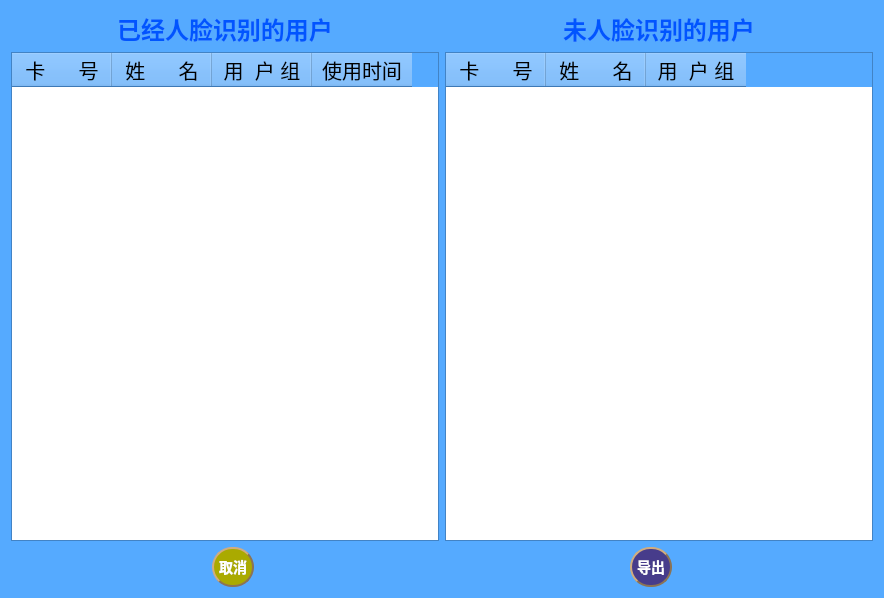
<?xml version="1.0" encoding="UTF-8"?>
<ui version="4.0">
 <class>Dialog</class>
 <widget class="QDialog" name="Dialog">
  <property name="geometry">
   <rect>
    <x>0</x>
    <y>0</y>
    <width>884</width>
    <height>598</height>
   </rect>
  </property>
  <property name="palette">
   <palette>
    <active>
     <colorrole role="WindowText">
      <brush brushstyle="SolidPattern">
       <color alpha="255">
        <red>0</red>
        <green>0</green>
        <blue>0</blue>
       </color>
      </brush>
     </colorrole>
     <colorrole role="Button">
      <brush brushstyle="SolidPattern">
       <color alpha="255">
        <red>85</red>
        <green>170</green>
        <blue>255</blue>
       </color>
      </brush>
     </colorrole>
     <colorrole role="Light">
      <brush brushstyle="SolidPattern">
       <color alpha="255">
        <red>212</red>
        <green>234</green>
        <blue>255</blue>
       </color>
      </brush>
     </colorrole>
     <colorrole role="Midlight">
      <brush brushstyle="SolidPattern">
       <color alpha="255">
        <red>148</red>
        <green>202</green>
        <blue>255</blue>
       </color>
      </brush>
     </colorrole>
     <colorrole role="Dark">
      <brush brushstyle="SolidPattern">
       <color alpha="255">
        <red>42</red>
        <green>85</green>
        <blue>127</blue>
       </color>
      </brush>
     </colorrole>
     <colorrole role="Mid">
      <brush brushstyle="SolidPattern">
       <color alpha="255">
        <red>57</red>
        <green>113</green>
        <blue>170</blue>
       </color>
      </brush>
     </colorrole>
     <colorrole role="Text">
      <brush brushstyle="SolidPattern">
       <color alpha="255">
        <red>0</red>
        <green>0</green>
        <blue>0</blue>
       </color>
      </brush>
     </colorrole>
     <colorrole role="BrightText">
      <brush brushstyle="SolidPattern">
       <color alpha="255">
        <red>255</red>
        <green>255</green>
        <blue>255</blue>
       </color>
      </brush>
     </colorrole>
     <colorrole role="ButtonText">
      <brush brushstyle="SolidPattern">
       <color alpha="255">
        <red>0</red>
        <green>0</green>
        <blue>0</blue>
       </color>
      </brush>
     </colorrole>
     <colorrole role="Base">
      <brush brushstyle="SolidPattern">
       <color alpha="255">
        <red>255</red>
        <green>255</green>
        <blue>255</blue>
       </color>
      </brush>
     </colorrole>
     <colorrole role="Window">
      <brush brushstyle="SolidPattern">
       <color alpha="255">
        <red>85</red>
        <green>170</green>
        <blue>255</blue>
       </color>
      </brush>
     </colorrole>
     <colorrole role="Shadow">
      <brush brushstyle="SolidPattern">
       <color alpha="255">
        <red>0</red>
        <green>0</green>
        <blue>0</blue>
       </color>
      </brush>
     </colorrole>
     <colorrole role="AlternateBase">
      <brush brushstyle="SolidPattern">
       <color alpha="255">
        <red>170</red>
        <green>212</green>
        <blue>255</blue>
       </color>
      </brush>
     </colorrole>
     <colorrole role="ToolTipBase">
      <brush brushstyle="SolidPattern">
       <color alpha="255">
        <red>255</red>
        <green>255</green>
        <blue>220</blue>
       </color>
      </brush>
     </colorrole>
     <colorrole role="ToolTipText">
      <brush brushstyle="SolidPattern">
       <color alpha="255">
        <red>0</red>
        <green>0</green>
        <blue>0</blue>
       </color>
      </brush>
     </colorrole>
     <colorrole role="PlaceholderText">
      <brush brushstyle="SolidPattern">
       <color alpha="128">
        <red>0</red>
        <green>0</green>
        <blue>0</blue>
       </color>
      </brush>
     </colorrole>
    </active>
    <inactive>
     <colorrole role="WindowText">
      <brush brushstyle="SolidPattern">
       <color alpha="255">
        <red>0</red>
        <green>0</green>
        <blue>0</blue>
       </color>
      </brush>
     </colorrole>
     <colorrole role="Button">
      <brush brushstyle="SolidPattern">
       <color alpha="255">
        <red>85</red>
        <green>170</green>
        <blue>255</blue>
       </color>
      </brush>
     </colorrole>
     <colorrole role="Light">
      <brush brushstyle="SolidPattern">
       <color alpha="255">
        <red>212</red>
        <green>234</green>
        <blue>255</blue>
       </color>
      </brush>
     </colorrole>
     <colorrole role="Midlight">
      <brush brushstyle="SolidPattern">
       <color alpha="255">
        <red>148</red>
        <green>202</green>
        <blue>255</blue>
       </color>
      </brush>
     </colorrole>
     <colorrole role="Dark">
      <brush brushstyle="SolidPattern">
       <color alpha="255">
        <red>42</red>
        <green>85</green>
        <blue>127</blue>
       </color>
      </brush>
     </colorrole>
     <colorrole role="Mid">
      <brush brushstyle="SolidPattern">
       <color alpha="255">
        <red>57</red>
        <green>113</green>
        <blue>170</blue>
       </color>
      </brush>
     </colorrole>
     <colorrole role="Text">
      <brush brushstyle="SolidPattern">
       <color alpha="255">
        <red>0</red>
        <green>0</green>
        <blue>0</blue>
       </color>
      </brush>
     </colorrole>
     <colorrole role="BrightText">
      <brush brushstyle="SolidPattern">
       <color alpha="255">
        <red>255</red>
        <green>255</green>
        <blue>255</blue>
       </color>
      </brush>
     </colorrole>
     <colorrole role="ButtonText">
      <brush brushstyle="SolidPattern">
       <color alpha="255">
        <red>0</red>
        <green>0</green>
        <blue>0</blue>
       </color>
      </brush>
     </colorrole>
     <colorrole role="Base">
      <brush brushstyle="SolidPattern">
       <color alpha="255">
        <red>255</red>
        <green>255</green>
        <blue>255</blue>
       </color>
      </brush>
     </colorrole>
     <colorrole role="Window">
      <brush brushstyle="SolidPattern">
       <color alpha="255">
        <red>85</red>
        <green>170</green>
        <blue>255</blue>
       </color>
      </brush>
     </colorrole>
     <colorrole role="Shadow">
      <brush brushstyle="SolidPattern">
       <color alpha="255">
        <red>0</red>
        <green>0</green>
        <blue>0</blue>
       </color>
      </brush>
     </colorrole>
     <colorrole role="AlternateBase">
      <brush brushstyle="SolidPattern">
       <color alpha="255">
        <red>170</red>
        <green>212</green>
        <blue>255</blue>
       </color>
      </brush>
     </colorrole>
     <colorrole role="ToolTipBase">
      <brush brushstyle="SolidPattern">
       <color alpha="255">
        <red>255</red>
        <green>255</green>
        <blue>220</blue>
       </color>
      </brush>
     </colorrole>
     <colorrole role="ToolTipText">
      <brush brushstyle="SolidPattern">
       <color alpha="255">
        <red>0</red>
        <green>0</green>
        <blue>0</blue>
       </color>
      </brush>
     </colorrole>
     <colorrole role="PlaceholderText">
      <brush brushstyle="SolidPattern">
       <color alpha="128">
        <red>0</red>
        <green>0</green>
        <blue>0</blue>
       </color>
      </brush>
     </colorrole>
    </inactive>
    <disabled>
     <colorrole role="WindowText">
      <brush brushstyle="SolidPattern">
       <color alpha="255">
        <red>42</red>
        <green>85</green>
        <blue>127</blue>
       </color>
      </brush>
     </colorrole>
     <colorrole role="Button">
      <brush brushstyle="SolidPattern">
       <color alpha="255">
        <red>85</red>
        <green>170</green>
        <blue>255</blue>
       </color>
      </brush>
     </colorrole>
     <colorrole role="Light">
      <brush brushstyle="SolidPattern">
       <color alpha="255">
        <red>212</red>
        <green>234</green>
        <blue>255</blue>
       </color>
      </brush>
     </colorrole>
     <colorrole role="Midlight">
      <brush brushstyle="SolidPattern">
       <color alpha="255">
        <red>148</red>
        <green>202</green>
        <blue>255</blue>
       </color>
      </brush>
     </colorrole>
     <colorrole role="Dark">
      <brush brushstyle="SolidPattern">
       <color alpha="255">
        <red>42</red>
        <green>85</green>
        <blue>127</blue>
       </color>
      </brush>
     </colorrole>
     <colorrole role="Mid">
      <brush brushstyle="SolidPattern">
       <color alpha="255">
        <red>57</red>
        <green>113</green>
        <blue>170</blue>
       </color>
      </brush>
     </colorrole>
     <colorrole role="Text">
      <brush brushstyle="SolidPattern">
       <color alpha="255">
        <red>42</red>
        <green>85</green>
        <blue>127</blue>
       </color>
      </brush>
     </colorrole>
     <colorrole role="BrightText">
      <brush brushstyle="SolidPattern">
       <color alpha="255">
        <red>255</red>
        <green>255</green>
        <blue>255</blue>
       </color>
      </brush>
     </colorrole>
     <colorrole role="ButtonText">
      <brush brushstyle="SolidPattern">
       <color alpha="255">
        <red>42</red>
        <green>85</green>
        <blue>127</blue>
       </color>
      </brush>
     </colorrole>
     <colorrole role="Base">
      <brush brushstyle="SolidPattern">
       <color alpha="255">
        <red>85</red>
        <green>170</green>
        <blue>255</blue>
       </color>
      </brush>
     </colorrole>
     <colorrole role="Window">
      <brush brushstyle="SolidPattern">
       <color alpha="255">
        <red>85</red>
        <green>170</green>
        <blue>255</blue>
       </color>
      </brush>
     </colorrole>
     <colorrole role="Shadow">
      <brush brushstyle="SolidPattern">
       <color alpha="255">
        <red>0</red>
        <green>0</green>
        <blue>0</blue>
       </color>
      </brush>
     </colorrole>
     <colorrole role="AlternateBase">
      <brush brushstyle="SolidPattern">
       <color alpha="255">
        <red>85</red>
        <green>170</green>
        <blue>255</blue>
       </color>
      </brush>
     </colorrole>
     <colorrole role="ToolTipBase">
      <brush brushstyle="SolidPattern">
       <color alpha="255">
        <red>255</red>
        <green>255</green>
        <blue>220</blue>
       </color>
      </brush>
     </colorrole>
     <colorrole role="ToolTipText">
      <brush brushstyle="SolidPattern">
       <color alpha="255">
        <red>0</red>
        <green>0</green>
        <blue>0</blue>
       </color>
      </brush>
     </colorrole>
     <colorrole role="PlaceholderText">
      <brush brushstyle="SolidPattern">
       <color alpha="128">
        <red>0</red>
        <green>0</green>
        <blue>0</blue>
       </color>
      </brush>
     </colorrole>
    </disabled>
   </palette>
  </property>
  <property name="windowTitle">
   <string>Dialog</string>
  </property>
  <layout class="QGridLayout" name="gridLayout">
   <item row="0" column="0">
    <layout class="QVBoxLayout" name="verticalLayout">
     <item>
      <widget class="QLabel" name="label">
       <property name="text">
        <string>&lt;html&gt;&lt;head/&gt;&lt;body&gt;&lt;p&gt;&lt;span style=&quot; font-size:18pt; font-weight:600; color:#0055ff;&quot;&gt;已经人脸识别的用户&lt;/span&gt;&lt;/p&gt;&lt;/body&gt;&lt;/html&gt;</string>
       </property>
       <property name="alignment">
        <set>Qt::AlignCenter</set>
       </property>
      </widget>
     </item>
     <item>
      <widget class="QTableWidget" name="tableWidget">
       <column>
        <property name="text">
         <string>卡      号</string>
        </property>
        <property name="font">
         <font>
          <pointsize>15</pointsize>
         </font>
        </property>
       </column>
       <column>
        <property name="text">
         <string>姓      名</string>
        </property>
        <property name="font">
         <font>
          <pointsize>15</pointsize>
         </font>
        </property>
       </column>
       <column>
        <property name="text">
         <string>用  户 组</string>
        </property>
        <property name="font">
         <font>
          <pointsize>15</pointsize>
         </font>
        </property>
       </column>
       <column>
        <property name="text">
         <string>使用时间</string>
        </property>
        <property name="font">
         <font>
          <pointsize>15</pointsize>
         </font>
        </property>
       </column>
      </widget>
     </item>
    </layout>
   </item>
   <item row="1" column="0" colspan="2">
    <layout class="QHBoxLayout" name="horizontalLayout">
     <property name="spacing">
      <number>174</number>
     </property>
     <property name="leftMargin">
      <number>0</number>
     </property>
     <property name="topMargin">
      <number>0</number>
     </property>
     <property name="rightMargin">
      <number>0</number>
     </property>
     <property name="bottomMargin">
      <number>0</number>
     </property>
     <item>
      <spacer name="horizontalSpacer">
       <property name="orientation">
        <enum>Qt::Horizontal</enum>
       </property>
       <property name="sizeHint" stdset="0">
        <size>
         <width>13</width>
         <height>37</height>
        </size>
       </property>
      </spacer>
     </item>
     <item>
      <widget class="QPushButton" name="pushButton_2">
       <property name="minimumSize">
        <size>
         <width>42</width>
         <height>40</height>
        </size>
       </property>
       <property name="styleSheet">
        <string notr="true">QPushButton
{
	
	background-color: rgb(170, 170, 0);
	border-style: outset;
	border-width: 2px;
	border-radius:20px; /*边界圆滑*/
	border-color: #8B7355;
	font: bold 14px;
	min-width:2em;
	color:white; /*字体颜色*/
	font-family:华文新魏;
	padding: 5px;
}
 
QPushButton:hover
{
	
	background-color: rgb(255, 0, 0);
}
 
QPushButton:pressed
{
	
	background-color: rgb(255, 170, 0);
	border-style: inset;
}
QPushButton:!enabled{
	
	background-color: rgb(0, 85, 255);
	border-style: inset;
}</string>
       </property>
       <property name="text">
        <string>取消</string>
       </property>
      </widget>
     </item>
     <item>
      <spacer name="horizontalSpacer_2">
       <property name="orientation">
        <enum>Qt::Horizontal</enum>
       </property>
       <property name="sizeHint" stdset="0">
        <size>
         <width>80</width>
         <height>20</height>
        </size>
       </property>
      </spacer>
     </item>
     <item>
      <widget class="QPushButton" name="pushButton">
       <property name="minimumSize">
        <size>
         <width>42</width>
         <height>40</height>
        </size>
       </property>
       <property name="styleSheet">
        <string notr="true">QPushButton
{
	background-color: #473C8B; /*背景色*/ 
	border-style: outset;
	border-width: 2px;
	border-radius:20px; /*边界圆滑*/
	border-color: #8B7355;
	font: bold 14px;
	min-width:2em;
	color:white; /*字体颜色*/
	font-family:华文新魏;
	padding: 5px;
}
 
QPushButton:hover
{
	background-color: rgb(0, 150, 0);
}
 
QPushButton:pressed
{
	background-color: #1E90FF; /*伪状态经过时背景色*/ 
	border-style: inset;
}
QPushButton:!enabled{
	background-color: rgb(100, 100, 100);
	border-style: inset;
}</string>
       </property>
       <property name="text">
        <string>导出</string>
       </property>
      </widget>
     </item>
     <item>
      <spacer name="horizontalSpacer_3">
       <property name="orientation">
        <enum>Qt::Horizontal</enum>
       </property>
       <property name="sizeHint" stdset="0">
        <size>
         <width>13</width>
         <height>37</height>
        </size>
       </property>
      </spacer>
     </item>
    </layout>
   </item>
   <item row="0" column="1">
    <layout class="QVBoxLayout" name="verticalLayout_2">
     <item>
      <widget class="QLabel" name="label_2">
       <property name="text">
        <string>&lt;html&gt;&lt;head/&gt;&lt;body&gt;&lt;p&gt;&lt;span style=&quot; font-size:18pt; font-weight:600; color:#0055ff;&quot;&gt;未人脸识别的用户&lt;/span&gt;&lt;/p&gt;&lt;/body&gt;&lt;/html&gt;</string>
       </property>
       <property name="alignment">
        <set>Qt::AlignCenter</set>
       </property>
      </widget>
     </item>
     <item>
      <widget class="QTableWidget" name="tableWidget_2">
       <column>
        <property name="text">
         <string>卡      号</string>
        </property>
        <property name="font">
         <font>
          <pointsize>15</pointsize>
         </font>
        </property>
       </column>
       <column>
        <property name="text">
         <string>姓      名</string>
        </property>
        <property name="font">
         <font>
          <pointsize>15</pointsize>
         </font>
        </property>
       </column>
       <column>
        <property name="text">
         <string>用  户 组</string>
        </property>
        <property name="font">
         <font>
          <pointsize>15</pointsize>
         </font>
        </property>
       </column>
      </widget>
     </item>
    </layout>
   </item>
  </layout>
 </widget>
 <resources/>
 <connections/>
</ui>
